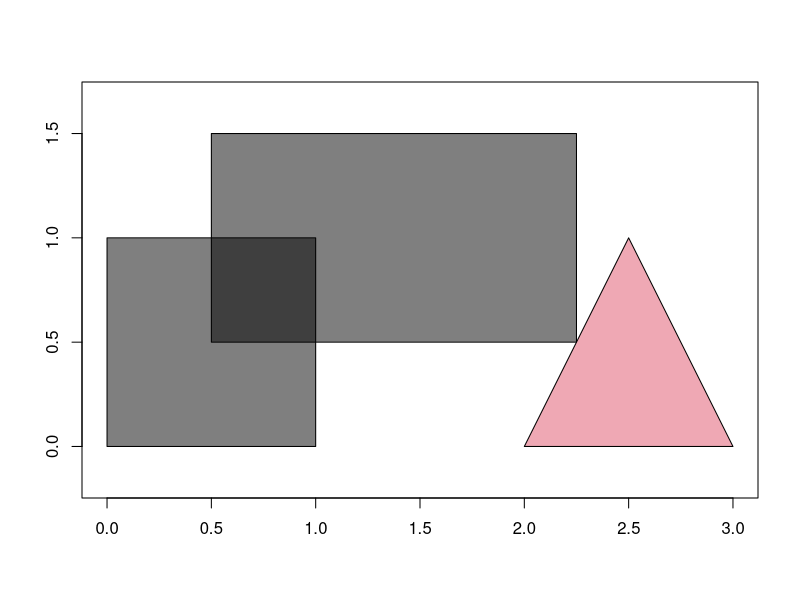

Generate this figure with R:
## ---- chunk 1
"Hello world!"
print("Hello world!")
x <- 2 + 2
print(x)
## ---- chunk 2
x <- c(1, 2, 5)
print(x)
# get the third element
print(x[3])
# change an element
x[2] <- 4
print(x)
# operation applied to each element
print(x + 1)
# vectors addition works as expected
print(x + c(-1, 2, 3))
# class is a function that returns the class of objects
print(class(x))
## ---- chunk 3
x <- c(0, 0, 2, 0, 1, 1)
print(matrix(x, ncol = 2))
print(matrix(x, ncol = 2, byrow = T))
## ---- chunk 4
x <- list(1, c(2, 3), list(4, c(5, 6)))
print(x)
## ---- chunk 5
# get a sublist
print(x[1])
print(x[c(1, 3)])
# get an element of a list
print(x[[1]])
## ---- chunk 6
# data.frame is used to construct a data frame
# row.names is a special argument for the row names
df <- data.frame(row.names = c("a", "b"), x = c(1, 2), y = c("f", "g"))
print(df)
# gen (two identical approaches)
df[,"z"] <- df[,"x"] + 1
print(df)
df$z <-  df$x + 1
print(df)
# keep
df2 <- subset(df, z == 3)
print(df2)
# append
df3 <- rbind(df, data.frame(row.names = "c", x = 3, y = "h", z = 4))
print(df3)
## ---- chunk 7
# install.packages(c("sp", "rgdal", "rgeos", "tidyverse", "‘DiagrammeR", "knitr"))
## ---- chunk 8
# ADD THIS LINE TO CHANGE RANK DIRECTION : graph[rankdir = LR]
DiagrammeR::grViz("
digraph {
A[label = 'SpatialPolygonsDataFrame']
B[label = '@polygons\nclass: list']
C[label = 'Polygons']
D[label = '@Polygons\nclass: list']
E[label = 'Polygon']
F[label = '@coords\nclass: matrix']
G[label = '@data\nclass: data.frame']
H[label = '@proj4string\nclass: CRS']
A->B A->G A->H B->C C->D D->E E->F
}
", height = 400)
## ---- chunk 9
library(sp)
library(tidyverse)
## ---- chunk 10
p1 <- Polygon(matrix(c(0,0,0,1,1,1,1,0), ncol = 2, byrow = T))
p2 <- Polygon(matrix(c(2,0,3,0,2.5,1), ncol = 2, byrow = T))
q1 <- Polygon(matrix(c(0.5,0.5,2.25,0.5,2.25,1.5,0.5,1.5), ncol = 2, byrow = T))
p1 <- Polygons(list(p1), "p1")
p2 <- Polygons(list(p2), "p2")
q1 <- Polygons(list(q1), "q1")
p <- SpatialPolygons(list(p1, p2))
q <- SpatialPolygons(list(q1))
# the below line is the same as "p$shape <- c("Square", "Triangle")"
p <- SpatialPolygonsDataFrame(p, data.frame(row.names = c("p1", "p2"), shape = c("Rectangle", "Triangle")))
# the below line is the same as "q$shape <- "Rectangle""
q <- SpatialPolygonsDataFrame(q, data.frame(row.names = c("q1"), shape = c("Rectangle")))
pq <- rbind(p, q)
print(pq@data)
# pq@data[,"shape"] is just c("Rectangle", "Triangle", "Rectangle")
# plotcols will just be c(1, 2, 1); this is how "match" works
plotcols <- match(pq@data[,"shape"], c("Rectangle", "Triangle"))
plot(pq, col = alpha(plotcols, 0.5), axes = T)
